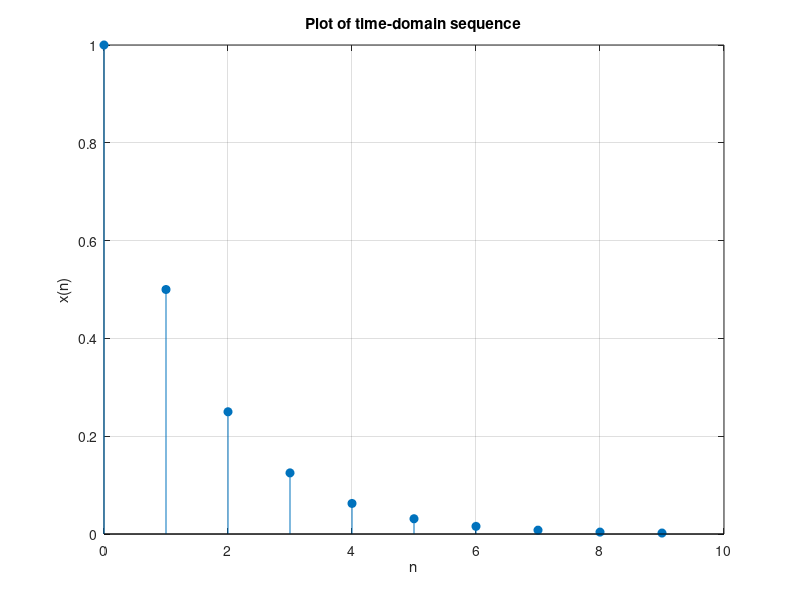
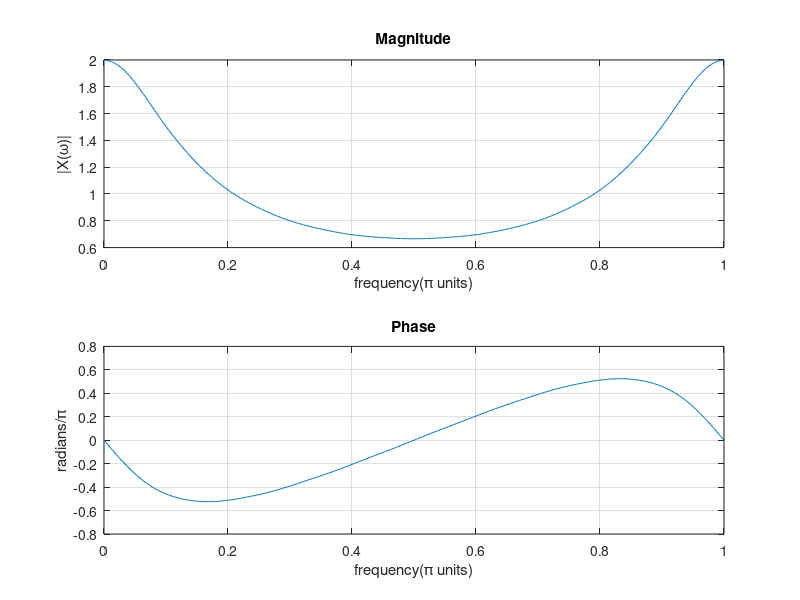
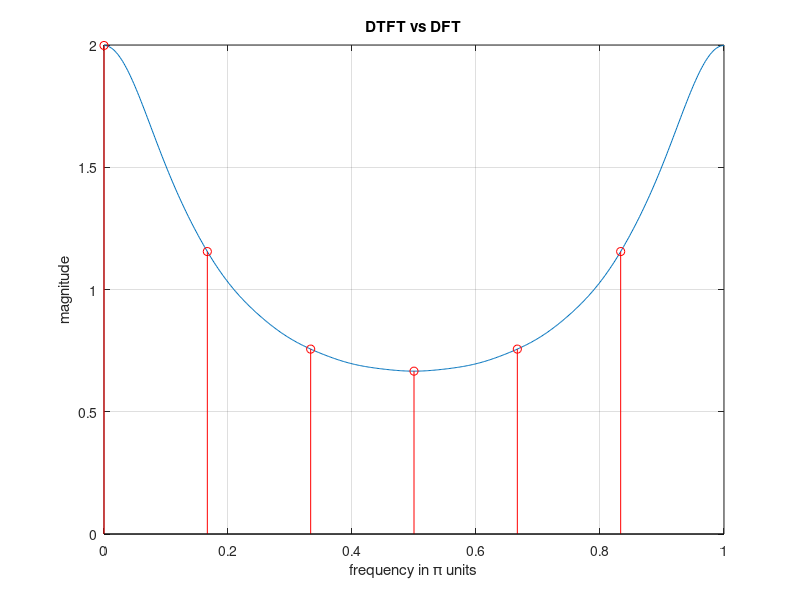
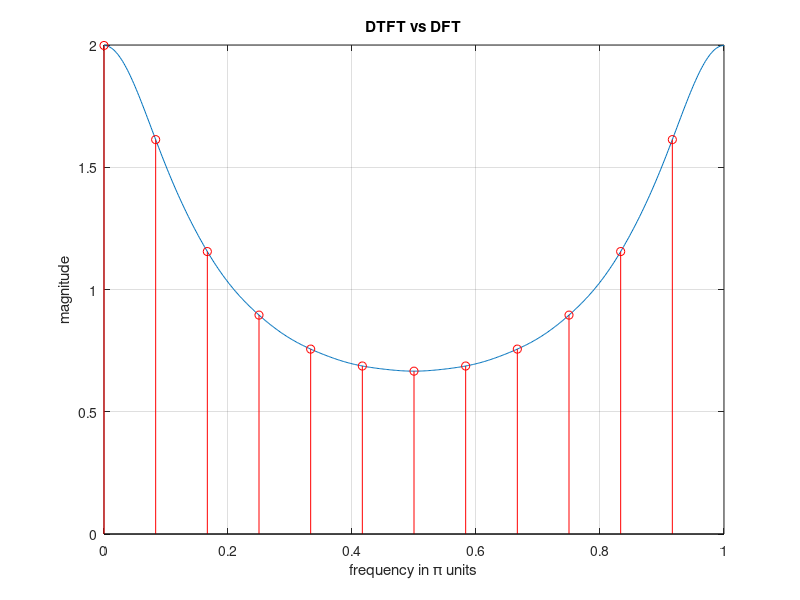

Here is the MATLAB script that generated these plots, in order: (Note: this script raises an error after producing the figures.)
%% Machine Problem 2: The Comparison of DTFT and DFT Algorithms in MATLAB
%
% *Introduction*
% 
% Converting time-domain signals into the frequency domain is important
% because some of the complex computations in the time domain can be easy
% in the frequency domain. At other times, FD signals provide information
% that TD signals can never will (e.g., bandwidth, harmonics). In this
% paper, we will look into some tools used in getting the spectrum of a 
% signal (or the frequency domain representation of a time-domain signal).
%
% Conversion or transformation can be classified according to the
% characteristics of the TD signal. Specifically, we look into the signal's
% periodicity and time characteristics (i.e. Continuous-time or 
% discrete-time). We will only focus on an aperiodic, discrete-time signal 
% for which the transformations used are the discrete-time Fourier 
% transform (DTFT) and the discrete Fourier transform (DFT).
%
% *Discrete-Time Fourier Transform* 
%
% DTFT converts a discrete-time, non-periodic, time-domain signal into the
% frequency domain. Provided that x(n) is summable, it is given by the 
% following formula:
%
% $X(\omega) = \sum^{\infty}_{n=-\infty} x(n)*e^{-j \omega n}$
% 
% Obviously, it is hard to evaluate this transform if we are considering an
% infinite-duration signal. We can, however, cover a certain range of
% frequencies, say $[0, \pi]$. We can therefore define a finite-duration
% signal required for the DTFT operation.
%
% The characteristics of the resulting spectrum is periodic and continuous
% as can be seen by the following example.
%
% _Illustration 1_ : Find the spectrum of
%
% $$x(n)=(0.5)^n,   0 \le n \le 9$
%
% _|MATLAB CODE|_
n = 0:9; xn = (0.5).^n;
figure, stem(n,xn, 'filled'); grid;
title('Plot of time-domain sequence'); xlabel('n'); ylabel('x(n)');

%%
% The equivalent spectrum of this signal, with the use of DTFT, is shown in
% the following figure using the codes below. Note that we assume that the
% sequence has a period of 10 points and that x(n) here is a single cycle.
%
% _|DTFT CODE|_

k = 0:500; w = k*pi/500; 
X = xn*(exp(-j*2*pi/500)).^(n'*k);

figure, subplot(2,1,1); plot(w/pi, abs(X)); title('Magnitude');
grid on; xlabel('frequency(\pi units)'); ylabel('|X(\omega)|');

subplot(2,1,2); plot(w/pi,angle(X)); title('Phase');
grid on; xlabel('frequency(\pi units)'); ylabel('radians/\pi');

%% 
% Analyzing signals in the frequency domain using digital signal processing
% would require that the resulting spectrum must also be discrete.
% Microcontrollers and other DSP circuits cannot handle continuous-time
% data. All of these devices store values in discrete memory locations or
% arrays.
%
% As such, the need of a transformation that would convert a discrete-time,
% non-periodic, time-domain signal into a discrete-frequency,
% periodic, frequency-domain signal arises. That specific transformation is
% called the discrete Fourier transform or DFT.
%
% *Discrete Fourier Transform*
%
% The discrete Fourier transform has the following formula:
%
% $$X(w)=\sum^{N-1}_{n=0} x(n)*e^{-j(2\pi/N)kn}$
%
% An important detail that has to be mentioned in using DFT is the variable
% N, which can be considered as the size of the transform. This is
% equivalently answering the question "how many sample points are 
% considered for the transform?"
%
% So let us consider a size of N = 6.
%
% _|DFT CODE|_
N = 6; k = 0:N-1;
Xw = zeros(1,length(N));

for i = 1:N
    Xk = xn.*exp(-j*2*pi/N*(i-1)*n);
    Xw(i)=sum(Xk);
end

figure, plot(w/pi,abs(X)); hold on; grid;
stem (k/N, abs(Xw),'r'); title('DTFT vs DFT');
xlabel('frequency in \pi units'); ylabel('magnitude');

%%
% Comparing the magnitude part alone of the signal's (x(n)) spectrum, we
% can clearly see that DFT works like a sampler of DTFT spectrum. At this
% point, this hypothesis can be tested by increasing the DFT size, N.
% 
% _|DFT Size = 12|_
N = 12; k = 0:N-1;
Xw = zeros(1,length(N));

for i = 1:N
    Xk = xn.*exp(-j*2*pi/N*(i-1)*n);
    Xw(i)=sum(Xk);
end

figure, plot(w/pi,abs(X)); hold on; grid;
stem (k/N, abs(Xw),'r'); title('DTFT vs DFT');
xlabel('frequency in \pi units'); ylabel('magnitude');

%%
% _|DFT Size = 24|_
N = 24; k = 0:N-1;
Xw = zeros(1,length(N));

for i = 1:N
    Xk = xn.*exp(-j*2*pi/N*(i-1)*n);
    Xw(i)=sum(Xk);
end

figure, plot(w/pi,abs(X)); hold on; grid;
stem (k/N, abs(Xw),'r'); title('DTFT vs DFT');
xlabel('frequency in \pi units'); ylabel('magnitude');

%%
% _|DFT Size = 240|_
N = 240; k = 0:N-1;
Xw = zeros(1,length(N));

for i = 1:N
    Xk = xn.*exp(-j*2*pi/N*(i-1)*n);
    Xw(i)=sum(Xk);
end

figure, plot(w/pi,abs(X),'LineWidth', 5); hold on; grid;
stem (k/N, abs(Xw),'r', 'MarkerSize', 3); title('DTFT vs DFT');
xlabel('frequency in \pi units'); ylabel('magnitude');

%%
% *Computation Speed*
% 
% Speed is an important feature in any machine or system. Analyzing
% frequency components in a microcontroller, for example, requires that the
% algorithm used is fast enough. The trade-off comes with the size of the
% data to be transformed. Clearly, increasing the DFT size is good to get
% more accurate results but this would consume more time in computation.
%
% DFT is still an inefficient way to provide a sampled spectrum of a
% discrete-time signal. Another algorithm hastens this computation and is
% called the Fast Fourier Transform, FFT. Fortunately, MATLAB has a
% built-in function for FFT and we can compare the speed of the two
% algorithms by using the following code.
%
% _|DFT time|_
tic, dft(xn, n, 24); toc;

%%
% _|FFT time|_
tic, fft(xn,24); toc;

%%
% _Note: The DFT function is not a built-in MATLAB function. We can
% create a user-defined function using this name instead. The code for DFT 
% used earlier can be the definition of the said function._
% 
% Based from the result, one might argue that the speed difference is
% negligible. However, this difference in computation time is significant
% especially in real-time applications. 


%%
%
% *Summary*
%
% This paper has presented two important features regarding getting the
% frequency-domain representation of a discrete-time aperiodic signal.
% First, we showed how two algorithms (DTFT and DFT) are related and where
% each algorithm must be used. We saw that the DFT is just a sampled
% representation of the DTFT result.
% 
% Also, we briefly looked into the speed of DFT computation and that there
% is another algorithm that can provide the same results in a faster time.
% The study of FFT is not covered in this paper, but it can be derived from
% the DFT algorithm.
%
%
% -------------------------------------------------------------------------
% 

%%
% Written by:
% _*Mark Anthony Cabilo*_
%
